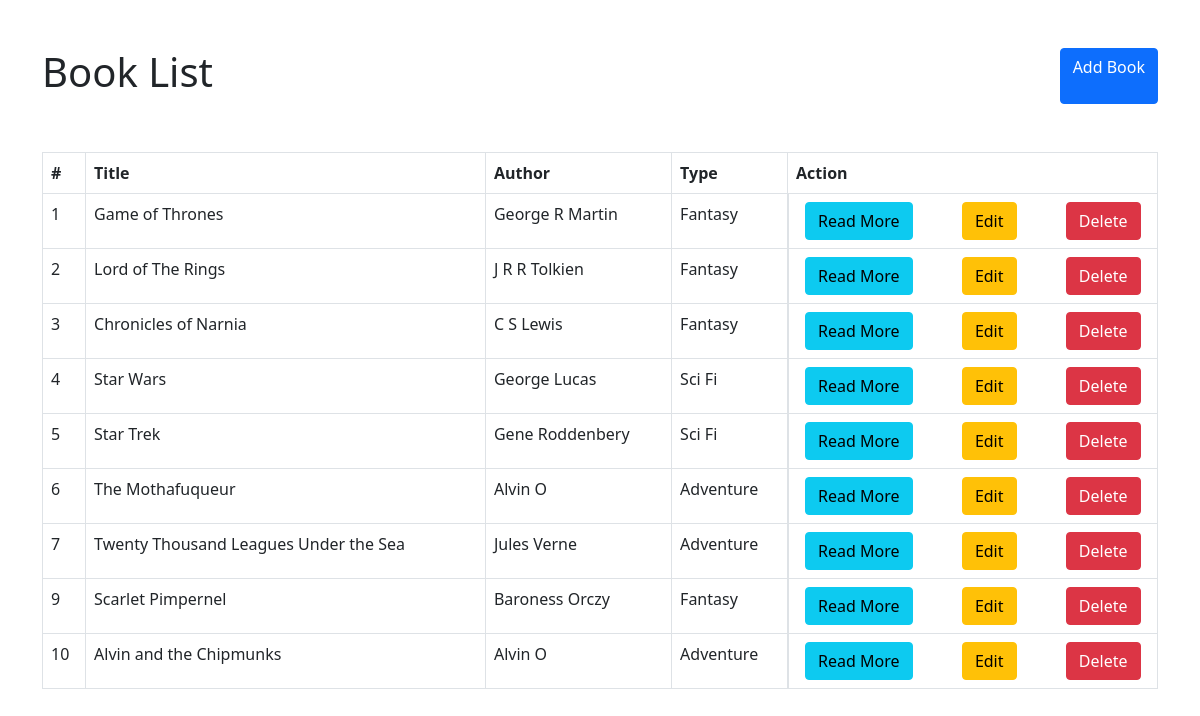
The page / on the database its author committed.
### tables this page shows
CREATE TABLE `books` (
  `id` int(11) NOT NULL,
  `title` varchar(128) NOT NULL,
  `author` varchar(255) NOT NULL,
  `type` varchar(255) NOT NULL,
  `description` text NOT NULL
);

### index.php (the view, shortened to what this page needs)
<?php
include("connect.php");
?>
<!DOCTYPE html>
<html lang="en">
<head>
    <link rel="stylesheet" href="bootstrap-5.0.2-dist/css/bootstrap.css">
</head>
<body>
    <div class="container">
        <div class="d-flex justify-content-between my-5">
            <h1>Book List</h1>
            <a href="create.php" class="btn btn-primary">Add Book</a>
        </div>
        <div class="my-5">
            <table class="table table-responsive table-bordered">
                <thead>
                    <tr>
                        <th>#</th>
                        <th>Title</th>
                        <th>Author</th>
                        <th>Type</th>
                        <th>Action</th>
                    </tr>
                </thead>
                <tbody>
                    <?php
                    $sql = "SELECT * FROM books";
                    $res = mysqli_query($conn, $sql);
                    while ($row = mysqli_fetch_array($res)) {
                    ?>
                        <tr>
                            <td><?php echo $row["id"]; ?> </td>
                            <td><?php echo $row["title"]; ?> </td>
                            <td><?php echo $row["author"]; ?> </td>
                            <td><?php echo $row["type"]; ?> </td>
                            <td class="d-flex justify-content-between">
                                <a href="read.php?id=<?php echo $row["id"]; ?>" class="btn btn-info mx-2">Read More</a>
                                <a href="edit.php?id=<?php echo $row["id"]; ?>" class="btn btn-warning mx-2">Edit</a>
                                <a href="delete.php?id=<?php echo $row["id"]; ?>" class="btn btn-danger mx-2">Delete</a>
                            </td>
                        </tr>
                    <?php
                    }
                    ?>
                </tbody>
            </table>
        </div>
    </div>
</body>
</html>

### rows shown on the page
books: id "1", title "Game of Thrones", author "George R Martin", type "Fantasy"
books: id "2", title "Lord of The Rings", author "J R R Tolkien", type "Fantasy"
books: id "3", title "Chronicles of Narnia", author "C S Lewis", type "Fantasy"
books: id "4", title "Star Wars", author "George Lucas", type "Sci Fi"
books: id "5", title "Star Trek", author "Gene Roddenbery", type "Sci Fi"
books: id "6", title "The Mothafuqueur", author "Alvin O", type "Adventure"
books: id "7", title "Twenty Thousand Leagues Under the Sea", author "Jules Verne", type "Adventure"
books: id "9", title "Scarlet Pimpernel", author "Baroness Orczy", type "Fantasy"
books: id "10", title "Alvin and the Chipmunks", author "Alvin O", type "Adventure"
